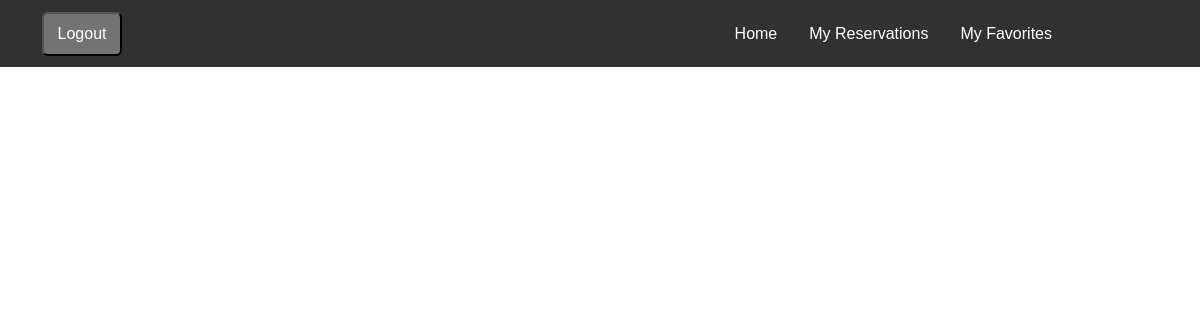
The app's page /favorites/ (signed in), older data.
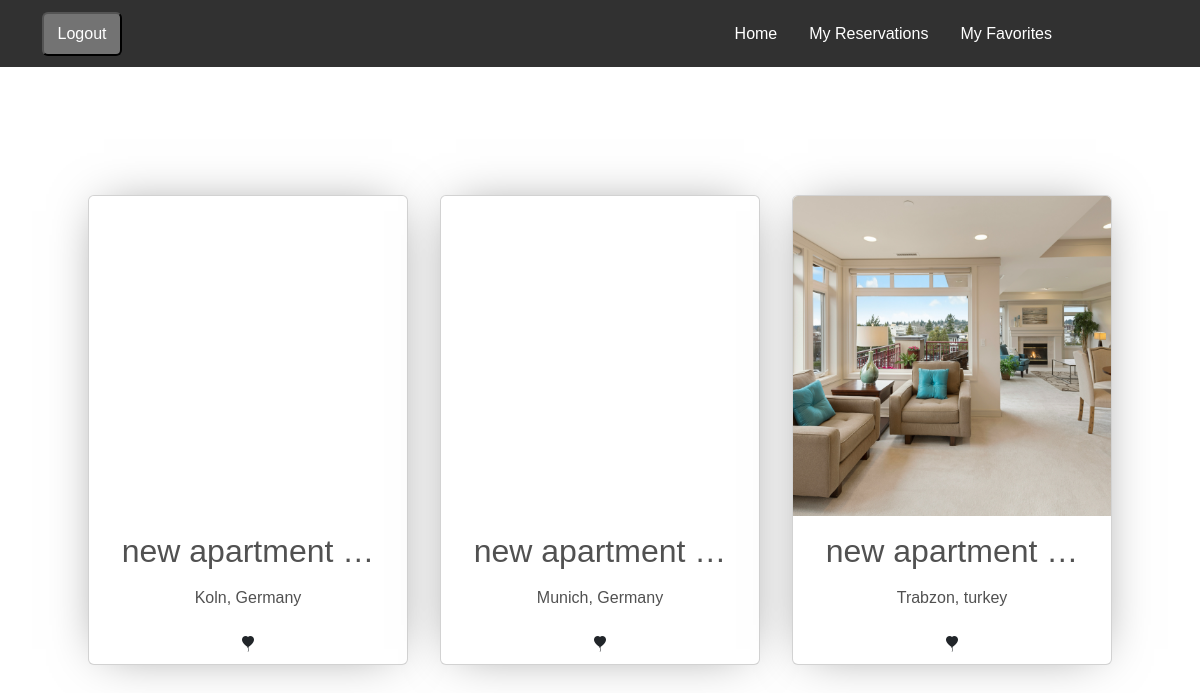
The same page, newer data.
### apartments/models.py (models this page shows, shortened)
class favorite(models.Model):
    user = models.ForeignKey(settings.AUTH_USER_MODEL, null=True, blank=True, on_delete=models.CASCADE)
    apartment = models.ForeignKey(Apartment, on_delete=models.CASCADE)
    class Meta:
        verbose_name = "favorite"
        verbose_name_plural = "favorites"
        unique_together = [['user', 'apartment']]  # Ensure user can add an apartment only once to favorites

class Apartment(models.Model):
    category = models.ForeignKey(Category, on_delete=models.CASCADE)
    country=models.ForeignKey(Country,on_delete=models.SET_NULL,null=True,blank=True)
    city = models.ForeignKey(City, on_delete=models.CASCADE,null=True)
    actual_address=models.CharField(max_length=255,null=True,blank=True)
    maps_link=models.CharField(max_length=255,blank=True)
    apt_name = models.CharField(max_length=255)
    description = models.TextField()
    cover_image=models.ImageField(upload_to='covers/',null=True)
    is_active = models.BooleanField(default=True)
    is_booked = models.BooleanField(default=False)
    rooms = models.IntegerField(null=True)
    beds = models.IntegerField(null=True)
    bath_rooms = models.IntegerField(null=True)
    wifi = models.BooleanField(default=False)
    tv = models.BooleanField(default=False)
    price_per_night = models.DecimalField(max_digits=10, decimal_places=2)
    user = models.ForeignKey(settings.AUTH_USER_MODEL, null=True, blank=True, on_delete=models.CASCADE)
    views = models.BigIntegerField(default=0)
    created_at = models.DateTimeField(auto_now_add=True,null=True)
    updated_at = models.DateTimeField(auto_now=True,null=True)

class City(models.Model):
    city_name = models.CharField(max_length=100)
    city_image=models.ImageField(upload_to="cities/",null=True,blank=True)
    postal_code = models.IntegerField()
    country = models.ForeignKey(Country, on_delete=models.CASCADE)
    def __str__(self):
        return self.city_name

class Country(models.Model):
    country_name = models.CharField(max_length=100)
    country_image=models.ImageField(upload_to='countries/', blank=True, null=True)
    def __str__(self):
        return self.country_name

### apartments/views.py (the view)
# urls.py: path('favorites/', views.FavoriteListView.as_view(), name='favorite_list'),
class FavoriteListView(ListView):
    model = favorite
    template_name = "user_favorites.html"
    def get_context_data(self, **kwargs) :
        context = super().get_context_data(**kwargs)
        context["favorites"] =favorite.objects.filter(user=self.request.user)
        return context

### apartments/templates/user_favorites.html (shortened to what this page needs)
{% extends "main_base.html" %}
{% block content %}
<br><br><br><br>
    <ul class="card-list">
    {% if favorites %}
    {% for favorite in favorites %}
	<li class="card">
		<a class="card-image" rel="noopener" href="{% url 'detail' favorite.apartment.id %}" target="_blank" style="background-image: url({% if favorite.apartment.cover_image %}{{ favorite.apartment.cover_image.url }}{% else %}placeholder.jpg{% endif %});" data-image-full="{% if favorite.apartment.cover_image %}{{ favorite.apartment.cover_image.url }}{% else %}placeholder.jpg{% endif %}">
		</a>
		<a class="card-description" href="{% url 'detail' favorite.apartment.id %}" target="_blank" rel="noopener">
			<h2>{{ favorite.apartment.apt_name|truncatewords:2 }}</h2>
			<p>{{ favorite.apartment.city }}, {{ favorite.apartment.country }}</p>
		</a>
                        {% if favorite %}
                        <form method="post" action="{% url 'favorite_delete' favorite.id %}">
                            <button class="btn" type="submit">
                                <i title="Remove from favorite" class="bi bi-balloon-heart-fill"></i>
                              </button>
                        </form>
                        {% endif %}
	</li>
    {% endfor %}
</ul>
{% else %}
<p>No Favorites yet.</p
{% endif %}
    <script>
        // This is "probably" IE9 compatible but will need some fallbacks for IE8
// - (event listeners, forEach loop)
// wait for the entire page to finish loading
window.addEventListener('load', function() {
	// setTimeout to simulate the delay from a real page load
	setTimeout(lazyLoad, 1000);
});
function lazyLoad() {
	var card_images = document.querySelectorAll('.card-image');
	// loop over each card image
	card_images.forEach(function(card_image) {
		var image_url = card_image.getAttribute('data-image-full');
		var content_image = card_image.querySelector('img');
		// change the src of the content image to load the new high res photo
		content_image.src = image_url;
		// listen for load event when the new photo is finished loading
		content_image.addEventListener('load', function() {
			// swap out the visible background image with the new fully downloaded photo
			card_image.style.backgroundImage = 'url(' + image_url + ')';
			// add a class to remove the blur filter to smoothly transition the image change
			card_image.className = card_image.className + ' is-loaded';
		});
	});
}
    </script>
{% endblock content %}

Row changes from the older to the newer data that the page shows:
added favorite: apartment.apt_name "new apartment …", apartment.city "Koln", apartment.country "Germany"
added favorite: apartment.apt_name "new apartment …", apartment.city "Munich", apartment.country "Germany"
added favorite: apartment.cover_image (picture), apartment.apt_name "new apartment …", apartment.city "Trabzon", apartment.country "turkey"
